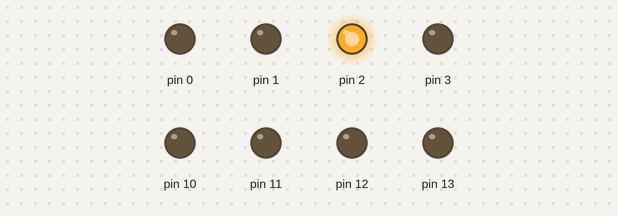
The sketch below on a simulated Arduino Uno, built with avr-gcc and run on an emulated ATmega328P. Shown: output pins drawn as LEDs (lit = HIGH).

Above: at 0.12 s.
At 0.37 s:
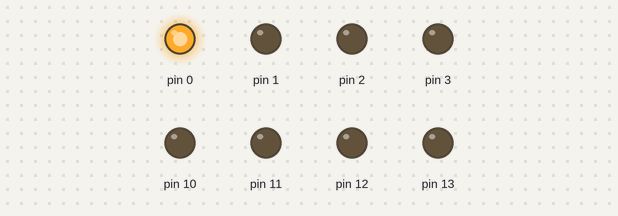
At 3.2 s:
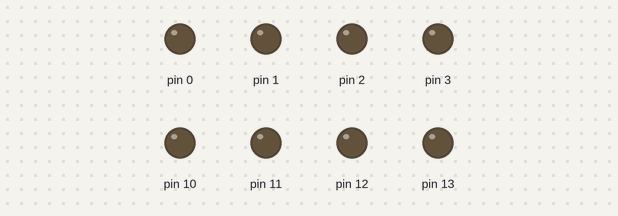
At 5.87 s:
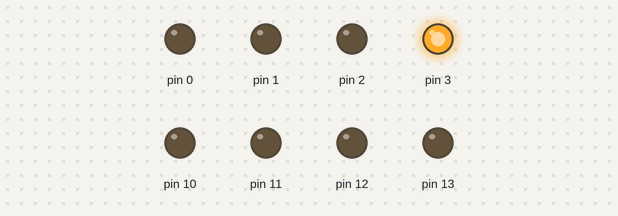
At 6.62 s:
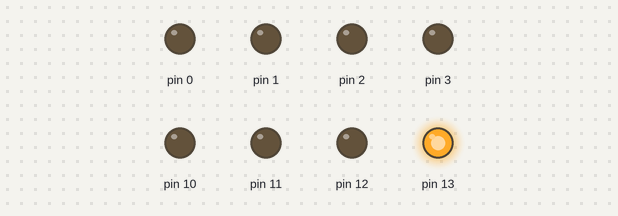
At 12.37 s:
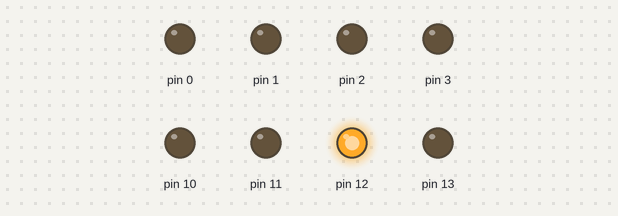
Timing chart, 0 to 15.3 s (numbered marks = the images above):
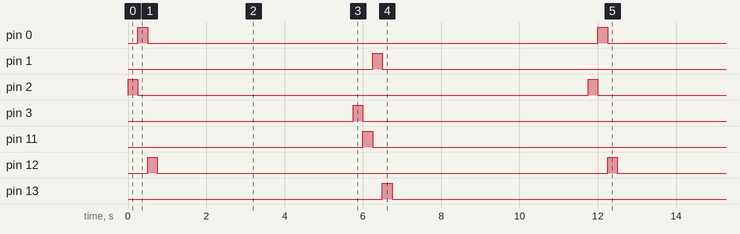

The sketch:

nedcPrototype.ino
```cpp
//NOTE: This Code has not yet been fully completed and still does not include all functionality.

#include <Window.h>

Window firstWindow(2,3);
Window secondWindow(10,11);
Window thirdWindow(0,1);
Window fourthWindow(12,13);
void setup() {


}

void loop() {

  firstWindow.openWindow();
  //secondWindow.openWindow();
  thirdWindow.openWindow();
  fourthWindow.openWindow();
  delay(5000);
  firstWindow.closeWindow();
  secondWindow.closeWindow();
  thirdWindow.closeWindow();
  fourthWindow.closeWindow();
  delay(5000);

}
```

Window.cpp
```cpp
#include "Arduino.h"
#include "Window.h"

Window::Window(int pin1, int pin2){
  pinMode(pin1, OUTPUT);
  pinMode(pin2, OUTPUT);
   _pinA = pin1;
   _pinB = pin2;
}
void Window::openWindow(){
  digitalWrite(_pinA, HIGH);
  digitalWrite(_pinB, LOW);
  delay(250);
  digitalWrite(_pinA, LOW);
  digitalWrite(_pinB, LOW);
}
void Window::closeWindow(){
  digitalWrite(_pinA, LOW);
  digitalWrite(_pinB, HIGH);
  delay(250);
  digitalWrite(_pinA, LOW);
  digitalWrite(_pinB, LOW);
}
```

Window.h
```cpp
#ifndef Window_h
#define Window_h

#include "Arduino.h"
class Window{
  public:
    Window(int pin1, int pin2);
    void openWindow();
    void closeWindow();
  private:
    int _pinA;
    int _pinB;
};
#endif
```

Measured:
- by itself, pin 0–3, pin 11–13: alternates HIGH for 0.25 s and LOW for 11.5 s
- by itself, everything shown: repeats every 11.8 s, in 9 steps
